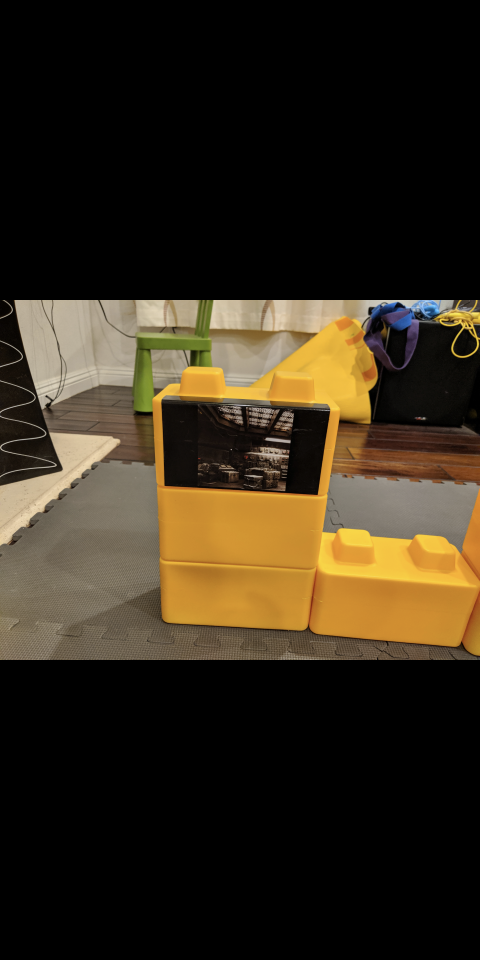
#> input picture opencv_py/test.png, 1440 x 2880 px (shown at 1/3 size)
$ python match_template.py test.png screen.png screen.png
#> lines starting #> are read from the running program, lines starting #| are printed output that depends on the picture
from __future__ import print_function
import sys
import cv2 as cv

## [global_variables]
use_mask = False
img = None
templ = None
mask = None
image_window = "Source Image"
result_window = "Result window"

match_method = 0
max_Trackbar = 5
## [global_variables]

def main(argv):

    if (len(sys.argv) < 3):
        print('Not enough parameters')
        print('Usage:\nmatch_template_demo.py <image_name> <template_name> [<mask_name>]')
        return -1

    ## [load_image]
    global img
    global templ
    img = cv.imread(sys.argv[1], cv.IMREAD_COLOR)
#> img is the input picture: shape (2880, 1440, 3); mean B, G, R 26.2, 41.8, 51.5
    height, width = img.shape[:2]
#> height = 2880; width = 1440
    print(height, width)
#| 2880 1440
    img = cv.resize(img, (int(height/2), int(width/2)))                    # Resize image
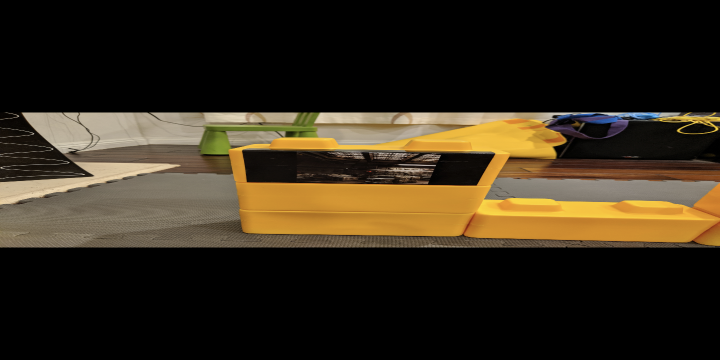
#> img: shape (720, 1440, 3) (shown at 1/2 size); mean B, G, R 26.3, 41.9, 51.6
    templ = cv.imread(sys.argv[2], cv.IMREAD_COLOR)
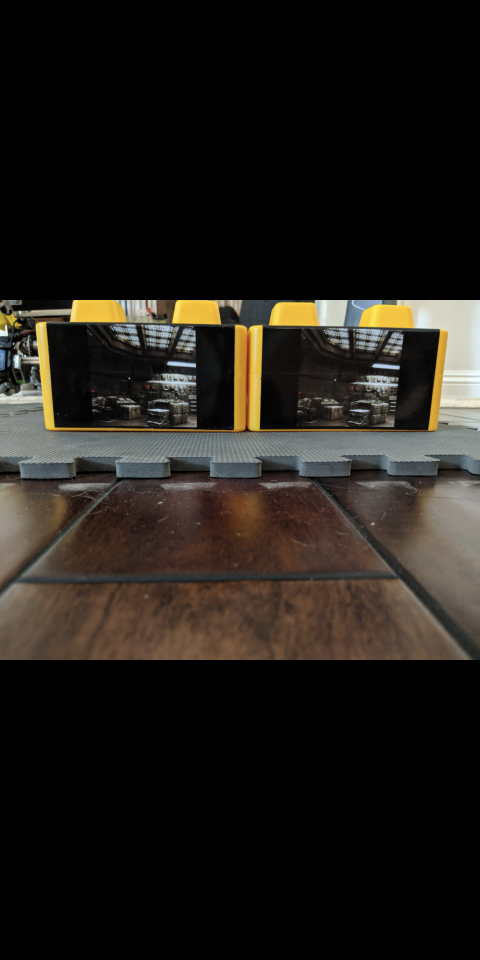
#> input picture opencv_py/screen.png, 1440 x 2880 px (shown at 1/3 size)
#> templ is the input picture: shape (2880, 1440, 3); mean B, G, R 24.8, 29.7, 33.6


    if (len(sys.argv) > 3):
        global use_mask
        use_mask = True
        global mask
        mask = cv.imread( sys.argv[3], cv.IMREAD_COLOR )

    if ((img is None) or (templ is None) or (use_mask and (mask is None))):
        print('Can\'t read one of the images')
        return -1
    ## [load_image]

    ## [create_windows]
    cv.namedWindow( image_window, cv.WINDOW_AUTOSIZE )
    cv.namedWindow( result_window, cv.WINDOW_AUTOSIZE )
    ## [create_windows]

    ## [create_trackbar]
    trackbar_label = 'Method: \n 0: SQDIFF \n 1: SQDIFF NORMED \n 2: TM CCORR \n 3: TM CCORR NORMED \n 4: TM COEFF \n 5: TM COEFF NORMED'
    cv.createTrackbar( trackbar_label, image_window, match_method, max_Trackbar, MatchingMethod )
    ## [create_trackbar]

    MatchingMethod(match_method)

    ## [wait_key]
    cv.waitKey(0)
    return 0
    ## [wait_key]

def MatchingMethod(param):

    global match_method
    match_method = param

    ## [copy_source]
    img_display = img.copy()
    ## [copy_source]
    ## [match_template]
    method_accepts_mask = (cv.TM_SQDIFF == match_method or match_method == cv.TM_CCORR_NORMED)
    if (use_mask and method_accepts_mask):
#> (the run stopped early here; a loop or call above may not have finished)
